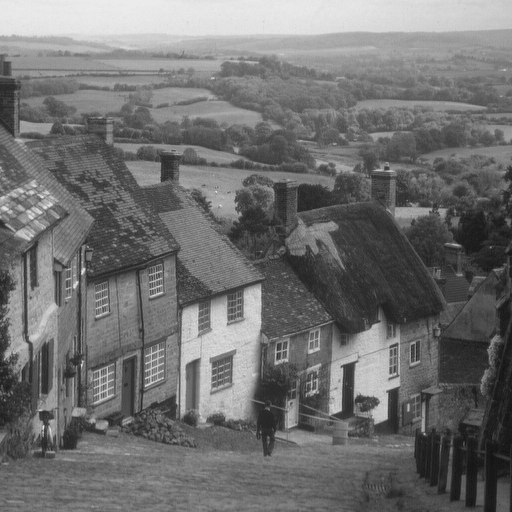
#> input picture 2/goldhill.tif, 512 x 512 px
$ jupyter execute pr_2.ipynb
#> lines starting #> are read from the running program, lines starting #| are printed output that depends on the picture; long printed decimals are rounded
# Практическое занятие 2

[cell 1]
import numpy as np
import cmath
import matplotlib.pyplot as plt
import cv2
from PIL import Image
from scipy.fftpack import idct, dct

[cell 2]
def dct2(a):
    return dct( dct( a, axis = 0, norm='ortho'), axis=1, norm='ortho')

def idct2(a):
    return idct( idct( a, axis = 0, norm='ortho'), axis=1, norm='ortho')

[cell 3]
def psnr(C: np.ndarray, CW: np.ndarray):
    C_f = C.astype(np.float32)
    CW_f = CW.astype(np.float32)
    return 10*np.log10(255**2 / (np.mean((C_f-CW_f)**2)))

[cell 4]
img = np.array(Image.open('goldhill.tif'))
#> img is the input picture: shape (512, 512); min 16, max 235, mean 112.2
img_w = (img + np.random.randint(0, 50)).astype(np.uint8)
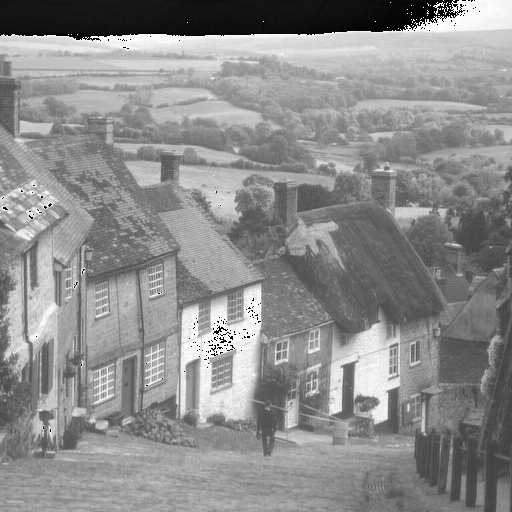
#> img_w: shape (512, 512); min 0, max 255, mean 141.2
plt.imshow(img_w, cmap='gray')

print(psnr(img, img_w))
#| 11.640
print(cv2.PSNR(img, img_w))
#| 11.640

[cell 5]
house = np.array(Image.open('house.bmp')).astype(np.uint8)
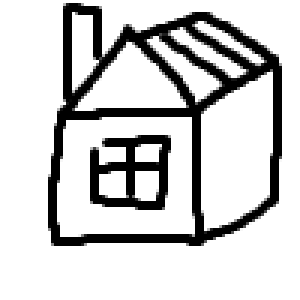
#> input picture 2/house.bmp, 100 x 100 px (shown 3 times larger)
#> house is the input picture: shape (100, 100, 3); min 0, max 255, mean 205.5
# house

img_dct = dct2(img)
img_idct = idct2(img_dct).astype(np.uint8)

print(psnr(img_dct, img_idct))
#| 3.386
